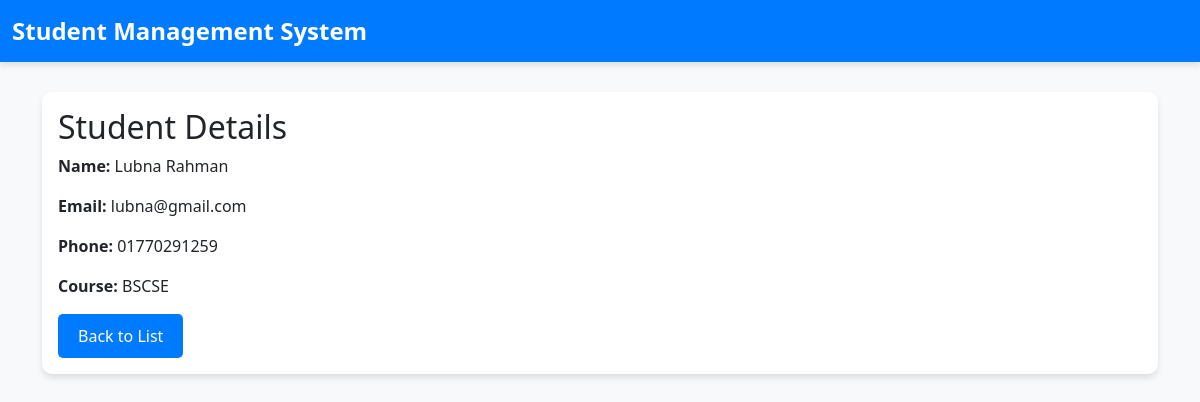
The page /students/detail/7/ on the database its author committed.
### students/models.py (models this page shows, shortened)
class Student(models.Model):
    name = models.CharField(max_length=100)
    email = models.EmailField(unique=True)
    phone = models.CharField(max_length=15)
    course = models.CharField(max_length=100)

### students/views.py (the view)
# urls.py: path('detail/<int:pk>/', views.student_detail, name='student_detail'),
def student_detail(request, pk):
    student = get_object_or_404(Student, pk=pk)
    return render(request, 'students/student_detail.html', {'student': student})

### students/templates/students/student_detail.html
{% extends "students/base.html" %} {% block content %}
<div class="card">
  <div class="card-body">
    <h2 class="card-title">Student Details</h2>
    <p><strong>Name:</strong> {{ student.name }}</p>
    <p><strong>Email:</strong> {{ student.email }}</p>
    <p><strong>Phone:</strong> {{ student.phone }}</p>
    <p><strong>Course:</strong> {{ student.course }}</p>
    <a href="{% url 'student_list' %}" class="btn btn-primary">Back to List</a>
  </div>
</div>
{% endblock %}

### students/templates/students/base.html (style rules this page uses)
body { background-color: #f8f9fa; font-family: "Segoe UI", Tahoma, Geneva, Verdana, sans-serif; }
.card { border: none; border-radius: 10px; box-shadow: 0 4px 6px rgba(0, 0, 0, 0.1); transition: transform 0.2s; }
.btn-primary { background-color: #007bff; border: none; padding: 10px 20px; border-radius: 5px; }

### rows shown on the page
Student: name "Lubna Rahman", email "lubna@gmail.com", phone "01770291259", course "BSCSE"
